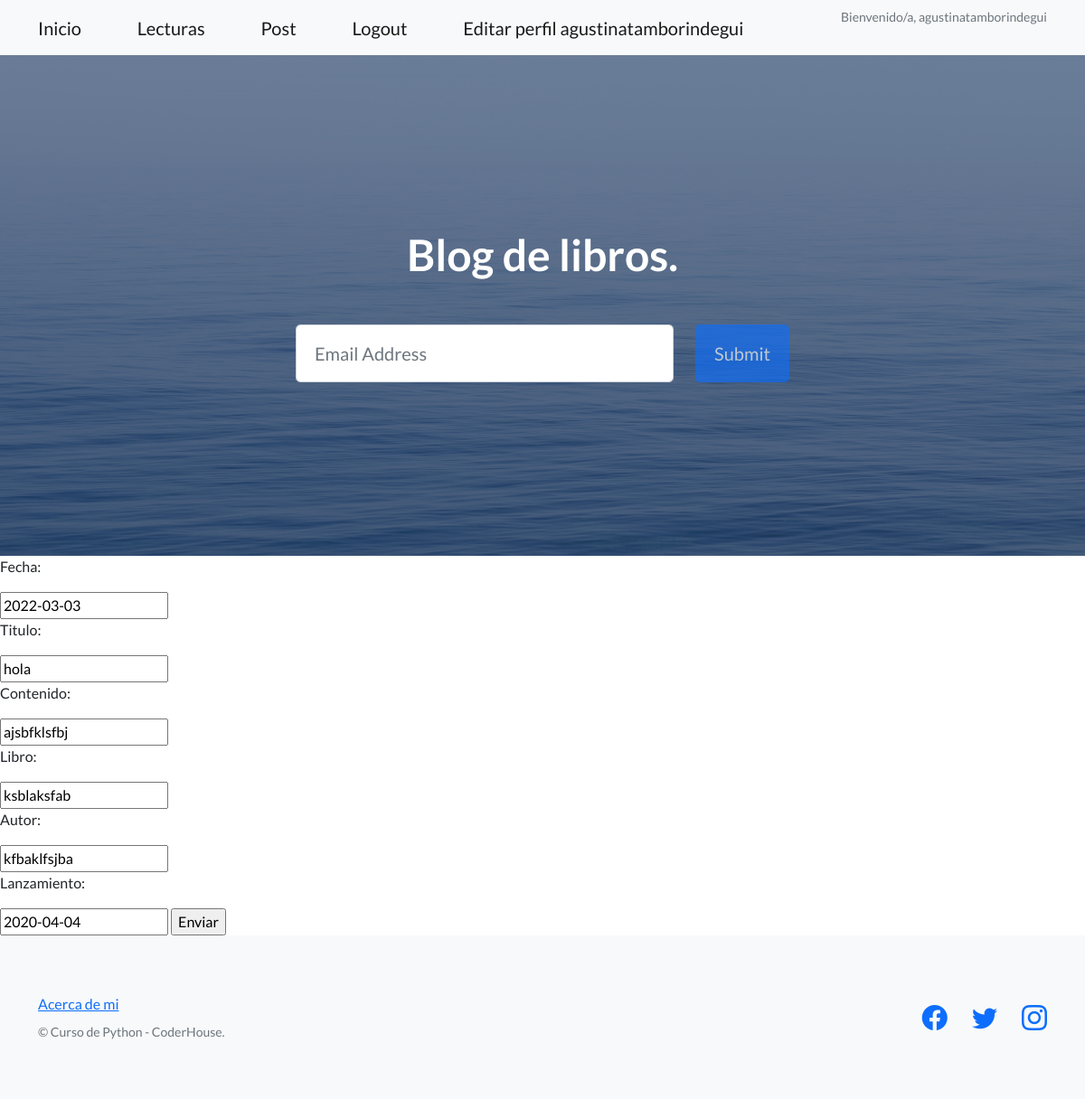
The app's page /app_uno/editar_post/13 (signed in) with its own data.
### app_uno/models.py (models this page shows, shortened)
class Post (models.Model):
    titulo = models.CharField(max_length=40)
    contenido = models.CharField(max_length=2000)
    fecha = models.DateField()
    nombre_libro = models.CharField(max_length=40)
    autor = models.CharField(max_length=40)
    lanzamiento = models.DateField()

### app_uno/views.py (the view)
# urls.py: path('editar_post/<int:id>',views.editar_post,name="editar_post"),
@login_required
def editar_post ( request , id):
    post = Post.objects.get(id=id)
    if request.method == "POST":
        mi_formulario = Posteos_Form( request.POST )
        if mi_formulario.is_valid():
            datos = mi_formulario.cleaned_data
            post.titulo = datos['titulo']
            post.contenido = datos['contenido']
            post.fecha = datos['fecha']
            post.nombre_libro = datos['nombre_libro']
            post.autor = datos['autor']
            post.lanzamiento = datos['lanzamiento']
            post.save()
            post = Post.objects.all()
            return render(request , "lecturas.html" , {"lecturas": post})
    else:
        mi_formulario = Posteos_Form(initial={'titulo':post.titulo , "contenido":post.contenido, 'fecha':post.fecha, 'nombre_libro':post.nombre_libro, 'autor':post.autor, 'lanzamiento':post.lanzamiento})
    return render( request , "editar_post.html" , {"mi_formulario":mi_formulario, "post": post})

### app_uno/forms.py
class Posteos_Form (forms.Form):
    titulo = forms.CharField(max_length=40)
    contenido = forms.CharField(max_length=2000)
    fecha = forms.DateField()
    nombre_libro = forms.CharField(max_length=40)
    autor = forms.CharField(max_length=40)
    lanzamiento = forms.DateField()

### app_uno/templates/editar_post.html (shortened to what this page needs)
{% extends  "index.html" %}
{% load static %}
{% block contenido %}
    <form action="{% url 'editar_post' post.id %}" method="POST">
      <p>Fecha:</p>
      {{mi_formulario.fecha}}
      <p>Titulo:</p>
      {{mi_formulario.titulo}}
      <p>Contenido:</p>
      {{mi_formulario.contenido}}
      <p>Libro:</p>
      {{mi_formulario.nombre_libro}}
      <p>Autor:</p>
      {{mi_formulario.autor}}
      <p>Lanzamiento:</p>
      {{mi_formulario.lanzamiento}}
        <input type="submit" value="Enviar">
    </form>
{% endblock %}

### app_uno/templates/index.html (shortened to what this page needs)
<!DOCTYPE html>
<html lang="en">
    <head>
        {% load static %}
        <link href="https://cdn.jsdelivr.net/npm/bootstrap-icons@1.5.0/font/bootstrap-icons.css" rel="stylesheet" type="text/css" />
        <link href= "{% static 'app_uno/css/styles.css' %}" rel="stylesheet" />
    </head>
    <body>
        <nav class="navbar navbar-light bg-light static-top">
            <div class="container">
                <a class="navbar-brand" href="{%url 'index'%}">Inicio</a>
                <a class="navbar-brand" href="{%url 'lecturas'%}">Lecturas</a>
                {% if user.is_authenticated %}
                <a class="navbar-brand" href="{%url 'alta_post'%}">Post</a>
                <a class="navbar-brand" href="{%url 'logout'%}">Logout</a>
                <a class="navbar-brand" href="{%url 'editarPerfil'%}">Editar perfil {{user.username}}</a>
                {% endif %}
                {% if  request.user.is_authenticated %}
                <p class="text-muted small mb-4">Bienvenido/a, {{user.username}} </p>
                {% endif %}
            </div>
        </nav>
        <header class="masthead">
            <div class="container position-relative">
                <div class="row justify-content-center">
                    <div class="col-xl-6">
                        <div class="text-center text-white">
                            <h1 class="mb-5">Blog de libros.</h1>
                            <form class="form-subscribe" id="contactForm" data-sb-form-api-token="API_TOKEN">
                                <div class="row">
                                    <div class="col">
                                        <input class="form-control form-control-lg" id="emailAddress" type="email" placeholder="Email Address" data-sb-validations="required,email" />
                                    </div>
                                    <div class="col-auto"><button class="btn btn-primary btn-lg disabled" id="submitButton" type="submit">Submit</button></div>
                                </div>
                            </form>
                        </div>
                    </div>
                </div>
            </div>
        </header>
        {% block contenido %}
        {% endblock %}
        <footer class="footer bg-light">
            <div class="container">
                <div class="row">
                    <div class="col-lg-6 h-100 text-center text-lg-start my-auto">
                        <ul class="list-inline mb-2">
                            <li class="list-inline-item"><a href="{% url 'about_page' %}">Acerca de mi</a></li>
                        </ul>
                        <p class="text-muted small mb-4 mb-lg-0">&copy; Curso de Python - CoderHouse.</p>
                    </div>
                     <div class="col-lg-6 h-100 text-center text-lg-end my-auto">
                        <ul class="list-inline mb-0">
                           <li class="list-inline-item me-4">
                                <a href="#!"><i class="bi-facebook fs-3"></i></a>
                            </li>
                            <li class="list-inline-item me-4">
                                <a href="#!"><i class="bi-twitter fs-3"></i></a>
                            </li>
                            <li class="list-inline-item">
                                <a href="#!"><i class="bi-instagram fs-3"></i></a>
                            </li>
                        </ul>
                    </div>
                </div>
            </div>
        </footer>
    </body>
</html>

### records on screen
Post: fecha "2022-03-03", titulo "hola", contenido "ajsbfklsfbj", nombre_libro "ksblaksfab", autor "kfbaklfsjba", lanzamiento "2020-04-04"

### other values on screen
{{ user.username }} "agustinatamborindegui"
